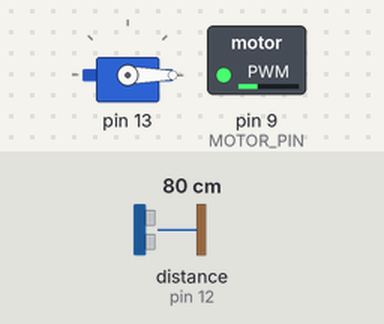
A sketch run on a simulated Arduino Leonardo, built with avr-gcc and run on an emulated ATmega32U4. Shown: servo, switched loads named in the sketch (green lamp = pin HIGH). Wiring (inferred from the names in the program): ultrasonic range finder: trigger pin 11; echo pin 12. Inputs (shaded band) come from the test bench; at power-on: distance to the obstacle (sensor on pin 12) 80 cm. The echo pulse lasts 58.3 µs per cm; the audio player accepts every command and is not drawn; pins used as bus, display or sensor lines are not drawn; what the sketch prints to the serial monitor is not drawn.

Above: at 1.7 s.
1.8 s: distance to the obstacle (sensor on pin 12) set to 53 cm
3.3 s: distance to the obstacle (sensor on pin 12) set to 45 cm
At 4.0 s:
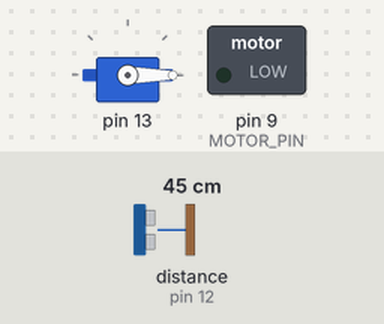
5.0 s: distance to the obstacle (sensor on pin 12) set to 24 cm
6.5 s: distance to the obstacle (sensor on pin 12) set to 19 cm
At 6.9 s:
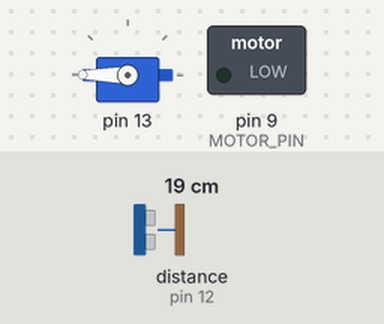
8.0 s: distance to the obstacle (sensor on pin 12) set to 123 cm
At 8.4 s:
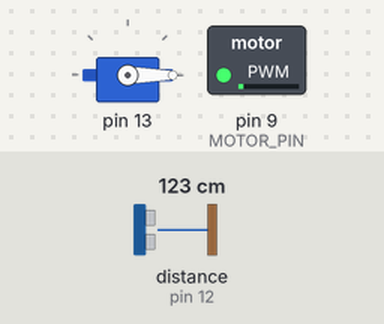
9.6 s: distance to the obstacle (sensor on pin 12) set to 2 cm
At 10.1 s:
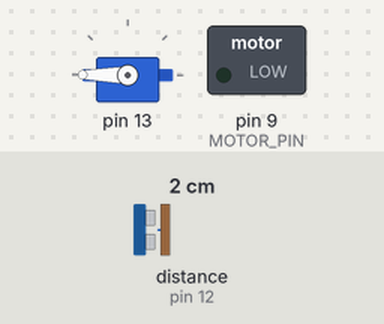
Timing chart, 0 to 12.1 s (numbered marks = the images above; inputs shaded):
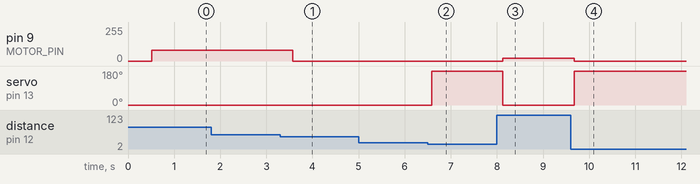

The sketch:

grupo-01-2025-10-17.ino
```cpp
#include "EntradaUltrasonico.h"
#include "SalidaDedo.h"
#include "SalidaMotorVibracion.h"
#include "SalidaVoz.h"

 // instancias de las clases
EntradaUltrasonico ultrasonico;
SalidaDedo dedo;
SalidaMotorVibracion motor;
 // salidaVoz voz;

int pausa = 500;
int estadoAnterior = -1;

void setup() {
 // configurar entrada
  ultrasonico.configurar();

 // configurar salidas
  dedo.configurar();
  motor.configurar();

 // inicializamos el reproductor
  configurarMP3();
}

void loop() {

  ultrasonico.medirDistancia();
  ultrasonico.decidirCercania();

  Serial.println(ultrasonico.dondeEsta);

 // si esta cerca, levantar dedo
  if (ultrasonico.dondeEsta == 0) {
    dedo.levantar();
  }
 // si esta mediano o lejano, bajar dedo
  else {
    dedo.bajar();
  }

 // vibrar segun ultrasonico
  motor.vibrar(ultrasonico.dondeEsta);

 // reproducir los audios, segun distancia
  if (ultrasonico.dondeEsta != estadoAnterior) {
    estadoAnterior = ultrasonico.dondeEsta;

    if (ultrasonico.dondeEsta == 2) {
      reproducirAudioDirecto(1);
      Serial.println("Audio 1 lejano");
    }
    else if (ultrasonico.dondeEsta == 1) {
      reproducirAudioDirecto(2);
      Serial.println("Audio 2 mediana");
    }
    else if (ultrasonico.dondeEsta == 0) {
      reproducirAudioDirecto(3);
      Serial.println("Audio 3 cercana");
    }

  }
  delay(200);
}
```

EntradaUltrasonico.cpp
```cpp
#include "EntradaUltrasonico.h"

EntradaUltrasonico::EntradaUltrasonico() {}

EntradaUltrasonico::~EntradaUltrasonico() {}

void EntradaUltrasonico::configurar() {
  pinMode(patitaTrigger, OUTPUT);
  pinMode(patitaEcho, INPUT);
  Serial.begin(9600);
}

float EntradaUltrasonico::medirDistancia() {
 // mide dustancia enviando un pulso de sonido
 // y mide cuanto tardar en regresar
  digitalWrite(patitaTrigger, LOW);
  delayMicroseconds(2);
  digitalWrite(patitaTrigger, HIGH);
  delayMicroseconds(10);
  digitalWrite(patitaTrigger, LOW);

  // lee el eco recibido
  duracion = pulseIn(patitaEcho, HIGH);

  // convierte la distancia a cm (velocidad del sonido = 343 m/s)
  distanciaCm = int(float(duracion) * 0.0343 / 2.0);

  return distanciaCm;
}

void EntradaUltrasonico::decidirCercania() {
  int nuevoEstado = -1;

  // determinar en que zona esta la distancia
  if (distanciaCm >= minCercana && distanciaCm <= maxCercana) {
    nuevoEstado = 0; // cercana
  }
  else if (distanciaCm >= minMediana && distanciaCm <= maxMediana) {
    nuevoEstado = 1; // mediana
  }
  else if (distanciaCm >= minLejana && distanciaCm <= maxLejana) {
    nuevoEstado = 2; // lejana
  }

  // cambia solo si ha pasado tiempo suficiente desde el ultimo cambio
  if (nuevoEstado != ultimoEstado && (millis() - ultimoCambio > tiempoEstabilidad)) {
    ultimoCambio = millis();
    ultimoEstado = nuevoEstado;
    dondeEsta = nuevoEstado;
  }
  else {
    dondeEsta = ultimoEstado;
  }
}
```

EntradaUltrasonico.h
```cpp
#ifndef ENTRADAULTRASONICO_H
#define ENTRADAULTRASONICO_H

#include <Arduino.h>

class EntradaUltrasonico {
public:
  EntradaUltrasonico();
  ~EntradaUltrasonico();

  void configurar();
  float medirDistancia();
  void decidirCercania();

  // valores actuales
  int dondeEsta;     // 0 = cercana, 1 = mediana, 2 = lejana, -1 = nada
  float distanciaCm; // distancia medida

  // pines del sensor
  const int patitaTrigger = 11;
  const int patitaEcho = 12;

  // rangos de distancia (puedes ajustarlos)
  const int minCercana = 0;
  const int maxCercana = 20;
  const int minMediana = 50;
  const int maxMediana = 90;
  const int minLejana = 120;
  const int maxLejana = 180;

  long duracion;

  // variables para evitar repeticiones de loro
  int ultimoEstado = -1;
  unsigned long ultimoCambio = 0;
  const unsigned long tiempoEstabilidad = 500; // milisegundos (0.5 seg)
};

#endif
```

SalidaDedo.cpp
```cpp
#include "SalidaDedo.h"

SalidaDedo::SalidaDedo() {}

SalidaDedo::~SalidaDedo() {}

void SalidaDedo::configurar() {
  SalidaDedo::servo.attach(SalidaDedo::patitaServo);
  // posicion inicial 0 grados
  SalidaDedo::servo.write(0);
}

void SalidaDedo::levantar() {
  // 180 grados
  SalidaDedo::servo.write(180);
}

void SalidaDedo::bajar() {
  //0 grados
  SalidaDedo::servo.write(0);
}
```

SalidaDedo.h
```cpp
#ifndef SALIDA_DEDO_H
#define SALIDA_DEDO_H

#include <Arduino.h>
#include <Servo.h>

class SalidaDedo {

public:

  // constructor
  SalidaDedo();

  // destructor
  ~SalidaDedo();

  void configurar();

  void levantar();

  void bajar();

  // numero de pin donde va conectado el servomotor
  int patitaServo = 13;

  Servo servo;
};

#endif
```

SalidaMotorVibracion.cpp
```cpp
#include "SalidaMotorVibracion.h"

// constructor
SalidaMotorVibracion::SalidaMotorVibracion() {}

// destructor
SalidaMotorVibracion::~SalidaMotorVibracion() {}

// configuracion inicial
void SalidaMotorVibracion::configurar() {
  pinMode(SalidaMotorVibracion::TRIG_PIN,
          OUTPUT);
  pinMode(SalidaMotorVibracion::ECHO_PIN, INPUT);
  pinMode(SalidaMotorVibracion::MOTOR_PIN, OUTPUT);
  Serial.begin(9600);
}

// funcion para actualizar la distancia y no controlar la vibracion
void SalidaMotorVibracion::actualizar() {
  digitalWrite(SalidaMotorVibracion::TRIG_PIN, LOW);
  delayMicroseconds(2);
  digitalWrite(SalidaMotorVibracion::TRIG_PIN, HIGH);
  delayMicroseconds(10);
  digitalWrite(SalidaMotorVibracion::TRIG_PIN, LOW);

  SalidaMotorVibracion::duracion = pulseIn(
    SalidaMotorVibracion::ECHO_PIN,
    HIGH);
}

// actualiza la vibracion según la distancia
void SalidaMotorVibracion::vibrar(int cuantoVibrar) {

  // si es cercana, el numero es 0
  if (cuantoVibrar == 0) {
    // no vibra
    SalidaMotorVibracion::intensidad = 0;
  }
  // si es mediana, el numero es 1
  else if (cuantoVibrar == 1) {
    // vibra mucho
    SalidaMotorVibracion::intensidad = 80;
  }
  // si es lejana, el numero es 2
  else if (cuantoVibrar == 2) {
    // vibra poco
    SalidaMotorVibracion::intensidad = 20;
  }
  // fuera de rango
  else {
    SalidaMotorVibracion::intensidad = 0;
  }

  analogWrite(SalidaMotorVibracion::MOTOR_PIN,
              SalidaMotorVibracion::intensidad);

  delay(300);
}
```

SalidaMotorVibracion.h
```cpp
#ifndef MOTOR_VIBRACION_H
#define MOTOR_VIBRACION_H

#include <Arduino.h>

class SalidaMotorVibracion {
public:
  // constructor
  SalidaMotorVibracion();
  // destructor
  ~SalidaMotorVibracion();

  // configura los pines
  void configurar();
  // actualiza los datos de los pines para que queden en 0
  void actualizar();
  // función auxiliar
  void vibrar(int cuantoVibrar);

  // pines
  int TRIG_PIN = 11;
  int ECHO_PIN = 12;
  int MOTOR_PIN = 9;

  // variables internas
  unsigned long duracion = 0;
  int intensidad = 0;
};

#endif
```

SalidaVoz.cpp
```cpp
#include "SalidaVoz.h"

#if (defined(ARDUINO_AVR_UNO) || defined(ESP8266))   // para placas tipo UNO o ESP8266
#include <SoftwareSerial.h>
SoftwareSerial mp3Serial(4, 5); // RX, TX
#define MP3_SERIAL mp3Serial
#else
#define MP3_SERIAL Serial1
#endif

DFRobotDFPlayerMini mp3Player;

 // condicionar el sonido para que no se repita como loro
 // es decir, si detecta distancia x, reproducir es verdadero
bool reproduciendo = false;

 // inicializar el reproductor MP3
void configurarMP3() {
  MP3_SERIAL.begin(9600);
  Serial.println(F("Inicializando DFPlayer..."));

  if (!mp3Player.begin(MP3_SERIAL, true, true)) {
    Serial.println(F("⚠️ Error: No se pudo iniciar el DFPlayer."));
    Serial.println(F("1. Revisa las conexiones (RX/TX)."));
    Serial.println(F("2. Asegúrate de que la SD esté insertada."));
    while (true) { delay(100); }
  }

  Serial.println(F("🎶 DFPlayer Mini listo."));
  mp3Player.volume(30); // volumen 0–30
}

 // reproducir audio según distancia medida
void reproducirAudioDistancia(float distancia) {
  static int ultimoAudio = 0; // evita repetir el mismo audio constantemente

 // definir la distancia minima de 0 a 20 cm
 // definir distancia media de 50 a 90 cm
 // definir la distancia maxima de 100 a 140 cm
 // tiempo de reposo cuando no siente presencia
 if (distancia >= 0 && distancia <= 20) {
    // rango largo: audio 1
    if (ultimoAudio != 3 && !reproduciendo) {
      mp3Player.play(3);
      reproduciendo = true;
      Serial.println("Reproduciendo audio 3");
      ultimoAudio = 3;
    }
  }
  else if (distancia >= 50 && distancia <= 90) {
    // rango medio: audio 2
    if (ultimoAudio != 2 && !reproduciendo) {
      mp3Player.play(2);
      Serial.println("Reproduciendo audio 2");
      ultimoAudio = 2;
    }
  }
  else if (distancia >= 100 && distancia <= 140) {
    // rango largo: audio 1
    if (ultimoAudio != 1 && !reproduciendo) {
      mp3Player.play(1);
      Serial.println("Reproduciendo audio 1");
      ultimoAudio = 1;
    }
  }
  else {
 // fuera de rango: reinicia estado
    ultimoAudio = 0;
  }
}

  void reproducirAudioDirecto(int numeroAudio) {
    mp3Player.play(numeroAudio);
    Serial.print("Reproduciendo audio ");
    Serial.println(numeroAudio);
  }
```

SalidaVoz.h
```cpp
#ifndef SALIDA_VOZ_H
#define SALIDA_VOZ_H

// esta clase no la separamos porque fue nuestro límite, tenía mucha información
// mandar issue al profe para ver si se puede cambiar pero no es necesario
#include "Arduino.h"
#include "DFRobotDFPlayerMini.h"

class SalidaVoz {
  SalidaVoz();
  ~SalidaVoz();
};

void configurarMP3();
void reproducirAudioDistancia(float distancia);
void reproducirAudioDirecto(int numeroAudio);

#endif
```

creditos.ino
```cpp
// grupo Leonas.ino
// 04-yamna-bit
// 05-sofiacartes
// 14-mmillar95
// 21-vaniaparedes
// 26-vxlentiinaa
```

Measured:
- the behaviour switches between 51 and 50 cm on distance to the obstacle (sensor on pin 12) (found by bisection; images 0 and 1)
- the behaviour switches between 22 and 21 cm on distance to the obstacle (sensor on pin 12) (found by bisection; images 1 and 2)
- after the input at 1.8 s, every drawn part: stays the same
- after the input at 3.3 s, pin 9 (MOTOR_PIN): 80/255 → 0/255 after 0.27 s
- after the input at 5.0 s, every drawn part: stays the same
- after the input at 6.5 s, servo on pin 13: 0° → 180° after 0.09 s
- after the input at 8.0 s, pin 9 (MOTOR_PIN): 0/255 → 20/255 after 0.13 s; servo on pin 13: 180° → 0° after 0.13 s
- after the input at 9.6 s, pin 9 (MOTOR_PIN): 20/255 → 0/255 after 0.08 s; servo on pin 13: 0° → 180° after 0.08 s
